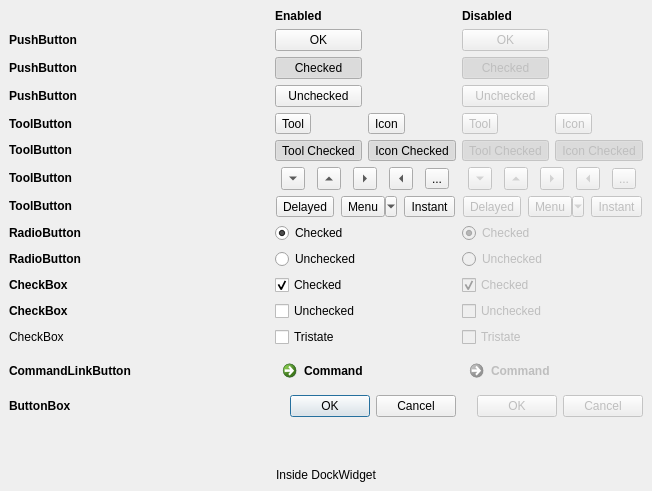
<?xml version="1.0" encoding="UTF-8"?>
<ui version="4.0">
 <class>DockWidget</class>
 <widget class="QDockWidget" name="DockWidget">
  <property name="geometry">
   <rect>
    <x>0</x>
    <y>0</y>
    <width>652</width>
    <height>491</height>
   </rect>
  </property>
  <property name="windowTitle">
   <string>Buttons</string>
  </property>
  <widget class="QWidget" name="dockWidgetContents">
   <layout class="QGridLayout" name="gridLayout">
    <item row="0" column="1">
     <widget class="QLabel" name="label_72">
      <property name="font">
       <font>
        <weight>75</weight>
        <bold>true</bold>
       </font>
      </property>
      <property name="text">
       <string>Enabled</string>
      </property>
     </widget>
    </item>
    <item row="0" column="3">
     <widget class="QLabel" name="label_73">
      <property name="font">
       <font>
        <weight>75</weight>
        <bold>true</bold>
       </font>
      </property>
      <property name="text">
       <string>Disabled</string>
      </property>
     </widget>
    </item>
    <item row="1" column="0">
     <widget class="QLabel" name="label_26">
      <property name="minimumSize">
       <size>
        <width>0</width>
        <height>0</height>
       </size>
      </property>
      <property name="maximumSize">
       <size>
        <width>16777215</width>
        <height>16777215</height>
       </size>
      </property>
      <property name="font">
       <font>
        <weight>75</weight>
        <bold>true</bold>
       </font>
      </property>
      <property name="toolTip">
       <string>This is a tool tip</string>
      </property>
      <property name="statusTip">
       <string>This is a status tip</string>
      </property>
      <property name="whatsThis">
       <string>This is &quot;what is this&quot;</string>
      </property>
      <property name="text">
       <string>PushButton</string>
      </property>
     </widget>
    </item>
    <item row="1" column="1">
     <widget class="QPushButton" name="pushButton">
      <property name="minimumSize">
       <size>
        <width>0</width>
        <height>0</height>
       </size>
      </property>
      <property name="maximumSize">
       <size>
        <width>16777215</width>
        <height>16777215</height>
       </size>
      </property>
      <property name="toolTip">
       <string>This is a tool tip</string>
      </property>
      <property name="statusTip">
       <string>This is a status tip</string>
      </property>
      <property name="whatsThis">
       <string>This is &quot;what is this&quot;</string>
      </property>
      <property name="text">
       <string>OK</string>
      </property>
     </widget>
    </item>
    <item row="1" column="3">
     <widget class="QPushButton" name="pushButtonDis">
      <property name="enabled">
       <bool>false</bool>
      </property>
      <property name="minimumSize">
       <size>
        <width>0</width>
        <height>0</height>
       </size>
      </property>
      <property name="maximumSize">
       <size>
        <width>16777215</width>
        <height>16777215</height>
       </size>
      </property>
      <property name="toolTip">
       <string>This is a tool tip</string>
      </property>
      <property name="statusTip">
       <string>This is a status tip</string>
      </property>
      <property name="whatsThis">
       <string>This is &quot;what is this&quot;</string>
      </property>
      <property name="text">
       <string>OK</string>
      </property>
      <property name="default">
       <bool>false</bool>
      </property>
     </widget>
    </item>
    <item row="2" column="0">
     <widget class="QLabel" name="label_74">
      <property name="font">
       <font>
        <weight>75</weight>
        <bold>true</bold>
       </font>
      </property>
      <property name="text">
       <string>PushButton</string>
      </property>
     </widget>
    </item>
    <item row="2" column="1">
     <widget class="QPushButton" name="pushButtonChecked">
      <property name="maximumSize">
       <size>
        <width>16777215</width>
        <height>16777215</height>
       </size>
      </property>
      <property name="text">
       <string>Checked</string>
      </property>
      <property name="checkable">
       <bool>true</bool>
      </property>
      <property name="checked">
       <bool>true</bool>
      </property>
     </widget>
    </item>
    <item row="2" column="3">
     <widget class="QPushButton" name="pushButtonCheckedDis">
      <property name="enabled">
       <bool>false</bool>
      </property>
      <property name="text">
       <string>Checked</string>
      </property>
      <property name="checkable">
       <bool>true</bool>
      </property>
      <property name="checked">
       <bool>true</bool>
      </property>
     </widget>
    </item>
    <item row="3" column="0">
     <widget class="QLabel" name="label_76">
      <property name="font">
       <font>
        <weight>75</weight>
        <bold>true</bold>
       </font>
      </property>
      <property name="text">
       <string>PushButton</string>
      </property>
     </widget>
    </item>
    <item row="3" column="1">
     <widget class="QPushButton" name="pushButtonUnchecked">
      <property name="text">
       <string>Unchecked</string>
      </property>
      <property name="checkable">
       <bool>true</bool>
      </property>
     </widget>
    </item>
    <item row="3" column="3">
     <widget class="QPushButton" name="pushButtonUncheckedDis">
      <property name="enabled">
       <bool>false</bool>
      </property>
      <property name="text">
       <string>Unchecked</string>
      </property>
      <property name="checkable">
       <bool>true</bool>
      </property>
     </widget>
    </item>
    <item row="4" column="0">
     <widget class="QLabel" name="label_33">
      <property name="minimumSize">
       <size>
        <width>0</width>
        <height>0</height>
       </size>
      </property>
      <property name="maximumSize">
       <size>
        <width>16777215</width>
        <height>16777215</height>
       </size>
      </property>
      <property name="font">
       <font>
        <weight>75</weight>
        <bold>true</bold>
       </font>
      </property>
      <property name="toolTip">
       <string>This is a tool tip</string>
      </property>
      <property name="statusTip">
       <string>This is a status tip</string>
      </property>
      <property name="whatsThis">
       <string>This is &quot;what is this&quot;</string>
      </property>
      <property name="text">
       <string>ToolButton</string>
      </property>
     </widget>
    </item>
    <item row="4" column="1">
     <widget class="QToolButton" name="toolButton">
      <property name="minimumSize">
       <size>
        <width>0</width>
        <height>0</height>
       </size>
      </property>
      <property name="maximumSize">
       <size>
        <width>16777215</width>
        <height>16777215</height>
       </size>
      </property>
      <property name="toolTip">
       <string>This is a tool tip</string>
      </property>
      <property name="statusTip">
       <string>This is a status tip</string>
      </property>
      <property name="whatsThis">
       <string>This is &quot;what is this&quot;</string>
      </property>
      <property name="text">
       <string>Tool</string>
      </property>
     </widget>
    </item>
    <item row="4" column="2">
     <widget class="QToolButton" name="toolButtonIcon">
      <property name="text">
       <string>Icon</string>
      </property>
      <property name="icon">
       <iconset resource="../../jam_darkstyle/style.qrc">
        <normaloff>:/qss_icons/rc/window_undock@2x.png</normaloff>:/qss_icons/rc/window_undock@2x.png</iconset>
      </property>
     </widget>
    </item>
    <item row="4" column="3">
     <widget class="QToolButton" name="toolButtonDis">
      <property name="enabled">
       <bool>false</bool>
      </property>
      <property name="minimumSize">
       <size>
        <width>0</width>
        <height>0</height>
       </size>
      </property>
      <property name="maximumSize">
       <size>
        <width>16777215</width>
        <height>16777215</height>
       </size>
      </property>
      <property name="toolTip">
       <string>This is a tool tip</string>
      </property>
      <property name="statusTip">
       <string>This is a status tip</string>
      </property>
      <property name="whatsThis">
       <string>This is &quot;what is this&quot;</string>
      </property>
      <property name="text">
       <string>Tool</string>
      </property>
     </widget>
    </item>
    <item row="4" column="4">
     <widget class="QToolButton" name="toolButtonIconDis">
      <property name="enabled">
       <bool>false</bool>
      </property>
      <property name="text">
       <string>Icon</string>
      </property>
     </widget>
    </item>
    <item row="5" column="0">
     <widget class="QLabel" name="label_2">
      <property name="text">
       <string>&lt;html&gt;&lt;head/&gt;&lt;body&gt;&lt;p&gt;&lt;span style=&quot; font-weight:600;&quot;&gt;ToolButton&lt;/span&gt;&lt;/p&gt;&lt;/body&gt;&lt;/html&gt;</string>
      </property>
     </widget>
    </item>
    <item row="5" column="1">
     <widget class="QToolButton" name="toolButtonChecked">
      <property name="text">
       <string>Tool Checked</string>
      </property>
      <property name="checkable">
       <bool>true</bool>
      </property>
      <property name="checked">
       <bool>true</bool>
      </property>
      <property name="popupMode">
       <enum>QToolButton::DelayedPopup</enum>
      </property>
     </widget>
    </item>
    <item row="5" column="2">
     <widget class="QToolButton" name="toolButtonCheckedIcon">
      <property name="text">
       <string>Icon Checked</string>
      </property>
      <property name="icon">
       <iconset resource="../../jam_darkstyle/style.qrc">
        <normaloff>:/qss_icons/rc/window_undock.png</normaloff>:/qss_icons/rc/window_undock.png</iconset>
      </property>
      <property name="checkable">
       <bool>true</bool>
      </property>
      <property name="checked">
       <bool>true</bool>
      </property>
     </widget>
    </item>
    <item row="5" column="3">
     <widget class="QToolButton" name="toolButtonCheckedDis">
      <property name="enabled">
       <bool>false</bool>
      </property>
      <property name="text">
       <string>Tool Checked</string>
      </property>
      <property name="checkable">
       <bool>true</bool>
      </property>
      <property name="checked">
       <bool>true</bool>
      </property>
      <property name="popupMode">
       <enum>QToolButton::DelayedPopup</enum>
      </property>
     </widget>
    </item>
    <item row="5" column="4">
     <widget class="QToolButton" name="toolButtonCheckedIconDis">
      <property name="enabled">
       <bool>false</bool>
      </property>
      <property name="text">
       <string>Icon Checked</string>
      </property>
      <property name="checkable">
       <bool>true</bool>
      </property>
      <property name="checked">
       <bool>true</bool>
      </property>
     </widget>
    </item>
    <item row="6" column="0">
     <widget class="QLabel" name="label_3">
      <property name="text">
       <string>&lt;html&gt;&lt;head/&gt;&lt;body&gt;&lt;p&gt;&lt;span style=&quot; font-weight:600;&quot;&gt;ToolButton&lt;/span&gt;&lt;/p&gt;&lt;/body&gt;&lt;/html&gt;</string>
      </property>
     </widget>
    </item>
    <item row="6" column="1" colspan="2">
     <layout class="QGridLayout" name="gridLayout_3">
      <item row="0" column="1">
       <widget class="QToolButton" name="toolButtonArrowUp">
        <property name="text">
         <string>...</string>
        </property>
        <property name="arrowType">
         <enum>Qt::UpArrow</enum>
        </property>
       </widget>
      </item>
      <item row="0" column="3">
       <widget class="QToolButton" name="toolButtonArrowLeft">
        <property name="text">
         <string>...</string>
        </property>
        <property name="arrowType">
         <enum>Qt::LeftArrow</enum>
        </property>
       </widget>
      </item>
      <item row="0" column="2">
       <widget class="QToolButton" name="toolButtonArrowRight">
        <property name="text">
         <string>...</string>
        </property>
        <property name="arrowType">
         <enum>Qt::RightArrow</enum>
        </property>
       </widget>
      </item>
      <item row="0" column="0">
       <widget class="QToolButton" name="toolButtonArrowDown">
        <property name="text">
         <string>...</string>
        </property>
        <property name="arrowType">
         <enum>Qt::DownArrow</enum>
        </property>
       </widget>
      </item>
      <item row="0" column="4">
       <widget class="QToolButton" name="toolButtonDots">
        <property name="text">
         <string>...</string>
        </property>
       </widget>
      </item>
     </layout>
    </item>
    <item row="6" column="3" colspan="2">
     <layout class="QGridLayout" name="gridLayout_2">
      <item row="0" column="1">
       <widget class="QToolButton" name="toolButtonArrowUpDis">
        <property name="enabled">
         <bool>false</bool>
        </property>
        <property name="text">
         <string>...</string>
        </property>
        <property name="arrowType">
         <enum>Qt::UpArrow</enum>
        </property>
       </widget>
      </item>
      <item row="0" column="0">
       <widget class="QToolButton" name="toolButtonArrowDownDis">
        <property name="enabled">
         <bool>false</bool>
        </property>
        <property name="text">
         <string>...</string>
        </property>
        <property name="arrowType">
         <enum>Qt::DownArrow</enum>
        </property>
       </widget>
      </item>
      <item row="0" column="2">
       <widget class="QToolButton" name="toolButtonArrowRightDis">
        <property name="enabled">
         <bool>false</bool>
        </property>
        <property name="text">
         <string>...</string>
        </property>
        <property name="arrowType">
         <enum>Qt::RightArrow</enum>
        </property>
       </widget>
      </item>
      <item row="0" column="3">
       <widget class="QToolButton" name="toolButtonArrowLeftDis">
        <property name="enabled">
         <bool>false</bool>
        </property>
        <property name="text">
         <string>...</string>
        </property>
        <property name="arrowType">
         <enum>Qt::LeftArrow</enum>
        </property>
       </widget>
      </item>
      <item row="0" column="4">
       <widget class="QToolButton" name="toolButtonDotsDis">
        <property name="enabled">
         <bool>false</bool>
        </property>
        <property name="text">
         <string>...</string>
        </property>
       </widget>
      </item>
     </layout>
    </item>
    <item row="7" column="0">
     <widget class="QLabel" name="label_4">
      <property name="text">
       <string>&lt;html&gt;&lt;head/&gt;&lt;body&gt;&lt;p&gt;&lt;span style=&quot; font-weight:600;&quot;&gt;ToolButton&lt;/span&gt;&lt;/p&gt;&lt;/body&gt;&lt;/html&gt;</string>
      </property>
     </widget>
    </item>
    <item row="7" column="1" colspan="2">
     <layout class="QHBoxLayout" name="horizontalLayout">
      <item>
       <widget class="QToolButton" name="toolButtonDelayedPopup">
        <property name="text">
         <string>Delayed</string>
        </property>
        <property name="arrowType">
         <enum>Qt::NoArrow</enum>
        </property>
       </widget>
      </item>
      <item>
       <widget class="QToolButton" name="toolButtonMenuButtonPopup">
        <property name="text">
         <string>Menu</string>
        </property>
        <property name="popupMode">
         <enum>QToolButton::MenuButtonPopup</enum>
        </property>
       </widget>
      </item>
      <item>
       <widget class="QToolButton" name="toolButtonInstantPopup">
        <property name="text">
         <string>Instant</string>
        </property>
        <property name="popupMode">
         <enum>QToolButton::InstantPopup</enum>
        </property>
       </widget>
      </item>
     </layout>
    </item>
    <item row="7" column="3" colspan="2">
     <layout class="QHBoxLayout" name="horizontalLayout_2">
      <item>
       <widget class="QToolButton" name="toolButtonDelayedPopupDis">
        <property name="enabled">
         <bool>false</bool>
        </property>
        <property name="text">
         <string>Delayed</string>
        </property>
        <property name="arrowType">
         <enum>Qt::NoArrow</enum>
        </property>
       </widget>
      </item>
      <item>
       <widget class="QToolButton" name="toolButtonMenuButtonPopupDis">
        <property name="enabled">
         <bool>false</bool>
        </property>
        <property name="text">
         <string>Menu</string>
        </property>
        <property name="popupMode">
         <enum>QToolButton::MenuButtonPopup</enum>
        </property>
       </widget>
      </item>
      <item>
       <widget class="QToolButton" name="toolButtonInstantPopupDis">
        <property name="enabled">
         <bool>false</bool>
        </property>
        <property name="text">
         <string>Instant</string>
        </property>
        <property name="popupMode">
         <enum>QToolButton::InstantPopup</enum>
        </property>
       </widget>
      </item>
     </layout>
    </item>
    <item row="8" column="0">
     <widget class="QLabel" name="label_75">
      <property name="font">
       <font>
        <weight>75</weight>
        <bold>true</bold>
       </font>
      </property>
      <property name="text">
       <string>RadioButton</string>
      </property>
     </widget>
    </item>
    <item row="8" column="1">
     <widget class="QRadioButton" name="radioButtonChecked">
      <property name="text">
       <string>Checked</string>
      </property>
      <property name="checked">
       <bool>true</bool>
      </property>
      <property name="autoExclusive">
       <bool>false</bool>
      </property>
     </widget>
    </item>
    <item row="8" column="3">
     <widget class="QRadioButton" name="radioButtonCheckedDis">
      <property name="enabled">
       <bool>false</bool>
      </property>
      <property name="text">
       <string>Checked</string>
      </property>
      <property name="checked">
       <bool>true</bool>
      </property>
      <property name="autoExclusive">
       <bool>false</bool>
      </property>
     </widget>
    </item>
    <item row="9" column="0">
     <widget class="QLabel" name="label_29">
      <property name="minimumSize">
       <size>
        <width>0</width>
        <height>0</height>
       </size>
      </property>
      <property name="maximumSize">
       <size>
        <width>16777215</width>
        <height>16777215</height>
       </size>
      </property>
      <property name="font">
       <font>
        <weight>75</weight>
        <bold>true</bold>
       </font>
      </property>
      <property name="toolTip">
       <string>This is a tool tip</string>
      </property>
      <property name="statusTip">
       <string>This is a status tip</string>
      </property>
      <property name="whatsThis">
       <string>This is &quot;what is this&quot;</string>
      </property>
      <property name="text">
       <string>RadioButton</string>
      </property>
     </widget>
    </item>
    <item row="9" column="1">
     <widget class="QRadioButton" name="radioButtonUnchecked">
      <property name="minimumSize">
       <size>
        <width>0</width>
        <height>0</height>
       </size>
      </property>
      <property name="maximumSize">
       <size>
        <width>16777215</width>
        <height>16777215</height>
       </size>
      </property>
      <property name="toolTip">
       <string>This is a tool tip</string>
      </property>
      <property name="statusTip">
       <string>This is a status tip</string>
      </property>
      <property name="whatsThis">
       <string>This is &quot;what is this&quot;</string>
      </property>
      <property name="text">
       <string>Unchecked</string>
      </property>
      <property name="autoExclusive">
       <bool>false</bool>
      </property>
     </widget>
    </item>
    <item row="9" column="3">
     <widget class="QRadioButton" name="radioButtonUncheckedDis">
      <property name="enabled">
       <bool>false</bool>
      </property>
      <property name="minimumSize">
       <size>
        <width>0</width>
        <height>0</height>
       </size>
      </property>
      <property name="maximumSize">
       <size>
        <width>16777215</width>
        <height>16777215</height>
       </size>
      </property>
      <property name="toolTip">
       <string>This is a tool tip</string>
      </property>
      <property name="statusTip">
       <string>This is a status tip</string>
      </property>
      <property name="whatsThis">
       <string>This is &quot;what is this&quot;</string>
      </property>
      <property name="text">
       <string>Unchecked</string>
      </property>
      <property name="checked">
       <bool>false</bool>
      </property>
      <property name="autoExclusive">
       <bool>false</bool>
      </property>
     </widget>
    </item>
    <item row="10" column="0">
     <widget class="QLabel" name="label_53">
      <property name="font">
       <font>
        <weight>75</weight>
        <bold>true</bold>
       </font>
      </property>
      <property name="text">
       <string>CheckBox</string>
      </property>
     </widget>
    </item>
    <item row="10" column="1">
     <widget class="QCheckBox" name="checkBoxChecked">
      <property name="text">
       <string>Checked</string>
      </property>
      <property name="checked">
       <bool>true</bool>
      </property>
     </widget>
    </item>
    <item row="10" column="3">
     <widget class="QCheckBox" name="checkBoxCheckedDis">
      <property name="enabled">
       <bool>false</bool>
      </property>
      <property name="text">
       <string>Checked</string>
      </property>
      <property name="checked">
       <bool>true</bool>
      </property>
     </widget>
    </item>
    <item row="11" column="0">
     <widget class="QLabel" name="label_30">
      <property name="minimumSize">
       <size>
        <width>0</width>
        <height>0</height>
       </size>
      </property>
      <property name="maximumSize">
       <size>
        <width>16777215</width>
        <height>16777215</height>
       </size>
      </property>
      <property name="font">
       <font>
        <weight>75</weight>
        <bold>true</bold>
       </font>
      </property>
      <property name="toolTip">
       <string>This is a tool tip</string>
      </property>
      <property name="statusTip">
       <string>This is a status tip</string>
      </property>
      <property name="whatsThis">
       <string>This is &quot;what is this&quot;</string>
      </property>
      <property name="text">
       <string>CheckBox</string>
      </property>
     </widget>
    </item>
    <item row="11" column="1">
     <widget class="QCheckBox" name="checkBoxEnabled">
      <property name="minimumSize">
       <size>
        <width>0</width>
        <height>0</height>
       </size>
      </property>
      <property name="maximumSize">
       <size>
        <width>16777215</width>
        <height>16777215</height>
       </size>
      </property>
      <property name="toolTip">
       <string>This is a tool tip</string>
      </property>
      <property name="statusTip">
       <string>This is a status tip</string>
      </property>
      <property name="whatsThis">
       <string>This is &quot;what is this&quot;</string>
      </property>
      <property name="text">
       <string>Unchecked</string>
      </property>
      <property name="tristate">
       <bool>false</bool>
      </property>
     </widget>
    </item>
    <item row="11" column="3">
     <widget class="QCheckBox" name="checkBoxUncheckedDis">
      <property name="enabled">
       <bool>false</bool>
      </property>
      <property name="minimumSize">
       <size>
        <width>0</width>
        <height>0</height>
       </size>
      </property>
      <property name="maximumSize">
       <size>
        <width>16777215</width>
        <height>16777215</height>
       </size>
      </property>
      <property name="toolTip">
       <string>This is a tool tip</string>
      </property>
      <property name="statusTip">
       <string>This is a status tip</string>
      </property>
      <property name="whatsThis">
       <string>This is &quot;what is this&quot;</string>
      </property>
      <property name="text">
       <string>Unchecked</string>
      </property>
      <property name="checked">
       <bool>false</bool>
      </property>
     </widget>
    </item>
    <item row="12" column="0">
     <widget class="QLabel" name="label">
      <property name="text">
       <string>CheckBox</string>
      </property>
     </widget>
    </item>
    <item row="12" column="1">
     <widget class="QCheckBox" name="checkBoxTristate">
      <property name="text">
       <string>Tristate</string>
      </property>
      <property name="checked">
       <bool>false</bool>
      </property>
      <property name="tristate">
       <bool>true</bool>
      </property>
     </widget>
    </item>
    <item row="12" column="3">
     <widget class="QCheckBox" name="checkBoxTristateDis">
      <property name="enabled">
       <bool>false</bool>
      </property>
      <property name="text">
       <string>Tristate</string>
      </property>
      <property name="checked">
       <bool>false</bool>
      </property>
      <property name="tristate">
       <bool>true</bool>
      </property>
     </widget>
    </item>
    <item row="13" column="0">
     <widget class="QLabel" name="label_31">
      <property name="minimumSize">
       <size>
        <width>0</width>
        <height>0</height>
       </size>
      </property>
      <property name="maximumSize">
       <size>
        <width>16777215</width>
        <height>16777215</height>
       </size>
      </property>
      <property name="font">
       <font>
        <weight>75</weight>
        <bold>true</bold>
       </font>
      </property>
      <property name="toolTip">
       <string>This is a tool tip</string>
      </property>
      <property name="statusTip">
       <string>This is a status tip</string>
      </property>
      <property name="whatsThis">
       <string>This is &quot;what is this&quot;</string>
      </property>
      <property name="text">
       <string>CommandLinkButton</string>
      </property>
     </widget>
    </item>
    <item row="13" column="1" colspan="2">
     <widget class="QCommandLinkButton" name="commandLinkButton">
      <property name="minimumSize">
       <size>
        <width>0</width>
        <height>0</height>
       </size>
      </property>
      <property name="maximumSize">
       <size>
        <width>16777215</width>
        <height>16777215</height>
       </size>
      </property>
      <property name="toolTip">
       <string>This is a tool tip</string>
      </property>
      <property name="statusTip">
       <string>This is a status tip</string>
      </property>
      <property name="whatsThis">
       <string>This is &quot;what is this&quot;</string>
      </property>
      <property name="text">
       <string>Command</string>
      </property>
     </widget>
    </item>
    <item row="13" column="3" colspan="2">
     <widget class="QCommandLinkButton" name="commandLinkButtonDIs">
      <property name="enabled">
       <bool>false</bool>
      </property>
      <property name="maximumSize">
       <size>
        <width>16777215</width>
        <height>16777215</height>
       </size>
      </property>
      <property name="text">
       <string>Command</string>
      </property>
     </widget>
    </item>
    <item row="14" column="0">
     <widget class="QLabel" name="label_32">
      <property name="minimumSize">
       <size>
        <width>0</width>
        <height>0</height>
       </size>
      </property>
      <property name="maximumSize">
       <size>
        <width>16777215</width>
        <height>16777215</height>
       </size>
      </property>
      <property name="font">
       <font>
        <weight>75</weight>
        <bold>true</bold>
       </font>
      </property>
      <property name="toolTip">
       <string>This is a tool tip</string>
      </property>
      <property name="statusTip">
       <string>This is a status tip</string>
      </property>
      <property name="whatsThis">
       <string>This is &quot;what is this&quot;</string>
      </property>
      <property name="text">
       <string>ButtonBox</string>
      </property>
     </widget>
    </item>
    <item row="14" column="1" colspan="2">
     <widget class="QDialogButtonBox" name="buttonBox">
      <property name="minimumSize">
       <size>
        <width>0</width>
        <height>0</height>
       </size>
      </property>
      <property name="maximumSize">
       <size>
        <width>16777215</width>
        <height>16777215</height>
       </size>
      </property>
      <property name="toolTip">
       <string>This is a tool tip</string>
      </property>
      <property name="statusTip">
       <string>This is a status tip</string>
      </property>
      <property name="whatsThis">
       <string>This is &quot;what is this&quot;</string>
      </property>
      <property name="standardButtons">
       <set>QDialogButtonBox::Cancel|QDialogButtonBox::Ok</set>
      </property>
     </widget>
    </item>
    <item row="14" column="3" colspan="2">
     <widget class="QDialogButtonBox" name="buttonBoxDis">
      <property name="enabled">
       <bool>false</bool>
      </property>
      <property name="standardButtons">
       <set>QDialogButtonBox::Cancel|QDialogButtonBox::Ok</set>
      </property>
     </widget>
    </item>
    <item row="15" column="0">
     <spacer name="verticalSpacer">
      <property name="toolTip">
       <string>Vertical Spacer 'verticalSpacer', 20 x 4</string>
      </property>
      <property name="statusTip">
       <string>This is a status tip</string>
      </property>
      <property name="whatsThis">
       <string>This is &quot;what is this&quot;</string>
      </property>
      <property name="orientation">
       <enum>Qt::Vertical</enum>
      </property>
      <property name="sizeHint" stdset="0">
       <size>
        <width>20</width>
        <height>4</height>
       </size>
      </property>
     </spacer>
    </item>
    <item row="16" column="0" colspan="5">
     <widget class="QLabel" name="label_36">
      <property name="toolTip">
       <string>This is a tool tip</string>
      </property>
      <property name="statusTip">
       <string>This is a status tip</string>
      </property>
      <property name="whatsThis">
       <string>This is &quot;what is this&quot;</string>
      </property>
      <property name="text">
       <string>Inside DockWidget</string>
      </property>
      <property name="alignment">
       <set>Qt::AlignCenter</set>
      </property>
     </widget>
    </item>
   </layout>
  </widget>
 </widget>
 <resources>
  <include location="../../jam_darkstyle/style.qrc"/>
 </resources>
 <connections>
  <connection>
   <sender>radioButtonChecked</sender>
   <signal>clicked(bool)</signal>
   <receiver>radioButtonCheckedDis</receiver>
   <slot>setChecked(bool)</slot>
   <hints>
    <hint type="sourcelabel">
     <x>289</x>
     <y>202</y>
    </hint>
    <hint type="destinationlabel">
     <x>379</x>
     <y>211</y>
    </hint>
   </hints>
  </connection>
  <connection>
   <sender>radioButtonUnchecked</sender>
   <signal>clicked(bool)</signal>
   <receiver>radioButtonUncheckedDis</receiver>
   <slot>setChecked(bool)</slot>
   <hints>
    <hint type="sourcelabel">
     <x>239</x>
     <y>233</y>
    </hint>
    <hint type="destinationlabel">
     <x>391</x>
     <y>243</y>
    </hint>
   </hints>
  </connection>
  <connection>
   <sender>checkBoxChecked</sender>
   <signal>clicked(bool)</signal>
   <receiver>checkBoxCheckedDis</receiver>
   <slot>setChecked(bool)</slot>
   <hints>
    <hint type="sourcelabel">
     <x>217</x>
     <y>266</y>
    </hint>
    <hint type="destinationlabel">
     <x>374</x>
     <y>270</y>
    </hint>
   </hints>
  </connection>
  <connection>
   <sender>checkBoxEnabled</sender>
   <signal>clicked(bool)</signal>
   <receiver>checkBoxUncheckedDis</receiver>
   <slot>setChecked(bool)</slot>
   <hints>
    <hint type="sourcelabel">
     <x>237</x>
     <y>300</y>
    </hint>
    <hint type="destinationlabel">
     <x>362</x>
     <y>298</y>
    </hint>
   </hints>
  </connection>
  <connection>
   <sender>checkBoxTristate</sender>
   <signal>clicked(bool)</signal>
   <receiver>checkBoxTristateDis</receiver>
   <slot>setChecked(bool)</slot>
   <hints>
    <hint type="sourcelabel">
     <x>222</x>
     <y>333</y>
    </hint>
    <hint type="destinationlabel">
     <x>364</x>
     <y>333</y>
    </hint>
   </hints>
  </connection>
  <connection>
   <sender>commandLinkButton</sender>
   <signal>clicked(bool)</signal>
   <receiver>commandLinkButtonDIs</receiver>
   <slot>setChecked(bool)</slot>
   <hints>
    <hint type="sourcelabel">
     <x>230</x>
     <y>372</y>
    </hint>
    <hint type="destinationlabel">
     <x>376</x>
     <y>378</y>
    </hint>
   </hints>
  </connection>
  <connection>
   <sender>toolButton</sender>
   <signal>clicked(bool)</signal>
   <receiver>toolButtonDis</receiver>
   <slot>setChecked(bool)</slot>
   <hints>
    <hint type="sourcelabel">
     <x>190</x>
     <y>171</y>
    </hint>
    <hint type="destinationlabel">
     <x>364</x>
     <y>171</y>
    </hint>
   </hints>
  </connection>
  <connection>
   <sender>pushButtonChecked</sender>
   <signal>clicked(bool)</signal>
   <receiver>pushButtonCheckedDis</receiver>
   <slot>setChecked(bool)</slot>
   <hints>
    <hint type="sourcelabel">
     <x>227</x>
     <y>108</y>
    </hint>
    <hint type="destinationlabel">
     <x>372</x>
     <y>110</y>
    </hint>
   </hints>
  </connection>
  <connection>
   <sender>pushButtonUnchecked</sender>
   <signal>clicked(bool)</signal>
   <receiver>pushButtonUncheckedDis</receiver>
   <slot>setChecked(bool)</slot>
   <hints>
    <hint type="sourcelabel">
     <x>265</x>
     <y>139</y>
    </hint>
    <hint type="destinationlabel">
     <x>373</x>
     <y>143</y>
    </hint>
   </hints>
  </connection>
  <connection>
   <sender>pushButton</sender>
   <signal>clicked(bool)</signal>
   <receiver>pushButtonDis</receiver>
   <slot>click()</slot>
   <hints>
    <hint type="sourcelabel">
     <x>264</x>
     <y>71</y>
    </hint>
    <hint type="destinationlabel">
     <x>381</x>
     <y>73</y>
    </hint>
   </hints>
  </connection>
 </connections>
</ui>
